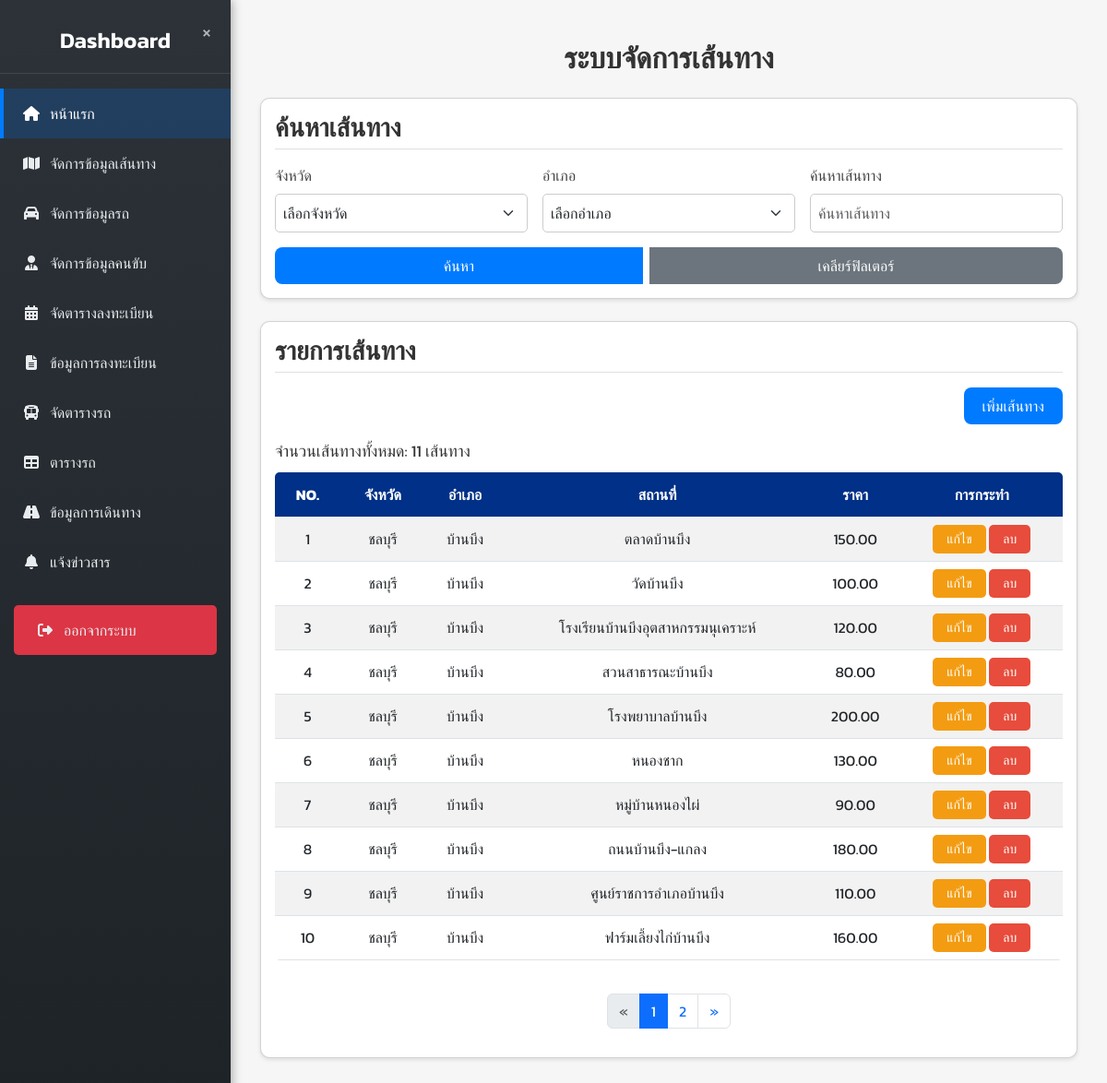
/admin/route.php, run on the app's committed database.
### tables this page shows
CREATE TABLE `routes` (
  `route_ID` int(11) NOT NULL,
  `province` varchar(100) NOT NULL,
  `amphur` varchar(100) NOT NULL,
  `location` varchar(255) NOT NULL,
  `price` decimal(10,2) NOT NULL,
  `route_image` varchar(255) DEFAULT NULL
);

CREATE TABLE `province` (
  `PROVINCE_ID` int(5) NOT NULL,
  `PROVINCE_NAME` varchar(150) NOT NULL
);

CREATE TABLE `amphur` (
  `AMPHUR_ID` int(5) NOT NULL,
  `AMPHUR_NAME` varchar(150) NOT NULL,
  `PROVINCE_ID` int(5) NOT NULL DEFAULT 0
);

### admin/route.php (the view, shortened to what this page needs)
<?php
include 'config/condb.php';
$searchQuery = "";
$params = [];
$limit = 10;
$page = isset($_GET['page']) ? (int)$_GET['page'] : 1;
$offset = ($page - 1) * $limit;
try {
    $countStmt = $conn->prepare("SELECT COUNT(*) FROM routes r
                                LEFT JOIN province p ON r.province = p.PROVINCE_ID
                                LEFT JOIN amphur a ON r.amphur = a.AMPHUR_ID
                                $searchQuery");
    $countStmt->execute($params);
    $totalRows = $countStmt->fetchColumn();
    $totalPages = ceil($totalRows / $limit);
} catch (PDOException $e) {
    echo "<script>
        document.addEventListener('DOMContentLoaded', function() {
            Swal.fire({
                icon: 'error',
                title: 'เกิดข้อผิดพลาด',
                text: 'เกิดข้อผิดพลาดในการนับข้อมูล: " . $e->getMessage() . "',
                confirmButtonText: 'ตกลง'
            });
        });
    </script>";
}
try {
    $stmt = $conn->prepare("SELECT r.*, p.PROVINCE_NAME, a.AMPHUR_NAME
                            FROM routes r
                            LEFT JOIN province p ON r.province = p.PROVINCE_ID
                            LEFT JOIN amphur a ON r.amphur = a.AMPHUR_ID
                            $searchQuery
                            LIMIT :limit OFFSET :offset");
    $stmt->bindValue(':limit', $limit, PDO::PARAM_INT);
    $stmt->bindValue(':offset', $offset, PDO::PARAM_INT);
    $stmt->execute();
    $routes = $stmt->fetchAll(PDO::FETCH_ASSOC);
} catch (PDOException $e) {
    echo "<script>
        document.addEventListener('DOMContentLoaded', function() {
            Swal.fire({
                icon: 'error',
                title: 'เกิดข้อผิดพลาด',
                text: 'เกิดข้อผิดพลาดในการดึงข้อมูล: " . $e->getMessage() . "',
                confirmButtonText: 'ตกลง'
            });
        });
    </script>";
}
?>
<!DOCTYPE html>
<html lang="th">
<head>
    <link href="https://cdn.jsdelivr.net/npm/bootstrap@5.3.0-alpha1/dist/css/bootstrap.min.css" rel="stylesheet">
    <link rel="stylesheet" href="style.css">
</head>
<body class="body_route">
    <?php include 'sidebar.php'; ?>
    <div class="content" id="content">
        <div class="container mt-4">
            <h2 class="text-center mb-4" style="color: #333; font-weight: 600;">ระบบจัดการเส้นทาง</h2>
            <div class="card mb-4">
                <h3 class="mb-3">ค้นหาเส้นทาง</h3>
                <form method="POST" action="" id="searchForm">
                    <div class="row g-3">
                        <div class="col-md-4">
                            <label for="province_filter" class="form-label">จังหวัด</label>
                            <select name="province_filter" id="province_filter" class="form-select" onchange="fetchAmphurs(this.value, 'filter')">
                                <option value="">เลือกจังหวัด</option>
                            </select>
                        </div>
                        <div class="col-md-4">
                            <label for="amphur_filter" class="form-label">อำเภอ</label>
                            <select name="amphur_filter" id="amphur_filter" class="form-select">
                                <option value="">เลือกอำเภอ</option>
                            </select>
                        </div>
                        <div class="col-md-4">
                            <label for="search" class="form-label">ค้นหาเส้นทาง</label>
                            <input type="text" name="search" id="search" class="form-control" placeholder="ค้นหาเส้นทาง" value="<?php echo isset($search) ? $search : ''; ?>">
                        </div>
                    </div>
                    <div class="btn-group d-flex justify-content-start mt-3">
                        <button type="submit" class="btn btn-primary me-2">ค้นหา</button>
                        <button type="button" class="btn btn-secondary" onclick="clearFilters()">เคลียร์ฟิลเตอร์</button>
                    </div>
                </form>
            </div>
            <div class="card mb-4">
                <h3 class="mb-3">รายการเส้นทาง</h3>
                <div class="text-end mb-3">
                    <button type="button" class="btn btn-primary" data-bs-toggle="modal" data-bs-target="#addRouteModal">
                        เพิ่มเส้นทาง
                    </button>
                </div>
                <div class="total-count">จำนวนเส้นทางทั้งหมด: <?php echo $totalRows; ?> เส้นทาง</div>
                <div class="table-responsive">
                    <table class="table table-striped">
                        <thead>
                            <tr>
                                <th>NO.</th>
                                <th>จังหวัด</th>
                                <th>อำเภอ</th>
                                <th>สถานที่</th>
                                <th>ราคา</th>
                                <th>การกระทำ</th>
                            </tr>
                        </thead>
                        <tbody>
                            <?php
                            $index = ($page - 1) * $limit + 1;
                            foreach ($routes as $route) { ?>
                                <tr>
                                    <td><?php echo $index++; ?></td>
                                    <td><?php echo $route['PROVINCE_NAME']; ?></td>
                                    <td><?php echo $route['AMPHUR_NAME']; ?></td>
                                    <td><?php echo $route['location']; ?></td>
                                    <td><?php echo number_format($route['price'], 2); ?></td>
                                    <td>
                                        <button type="button" class="btn btn-warning btn-sm" data-bs-toggle="modal" data-bs-target="#editRouteModal"
                                                data-route_id="<?php echo $route['route_ID']; ?>"
                                                data-province="<?php echo $route['province']; ?>"
                                                data-amphur="<?php echo $route['amphur']; ?>"
                                                data-location="<?php echo $route['location']; ?>"
                                                data-price="<?php echo $route['price']; ?>">แก้ไข</button>
                                        <button type="button" class="btn btn-danger btn-sm delete-btn"
                                                data-delete-id="<?php echo $route['route_ID']; ?>">ลบ</button>
                                    </td>
                                </tr>
                            <?php } ?>
                        </tbody>
                    </table>
                </div>
                <?php if ($totalPages > 1) { ?>
                    <nav aria-label="Page navigation">
                        <ul class="pagination">
                            <li class="page-item <?php echo $page <= 1 ? 'disabled' : ''; ?>">
                                <a class="page-link" href="?page=<?php echo $page - 1; ?>" aria-label="Previous">
                                    <span aria-hidden="true">&laquo;</span>
                                </a>
                            </li>
                            <?php for ($i = 1; $i <= $totalPages; $i++) { ?>
                                <li class="page-item <?php echo $page == $i ? 'active' : ''; ?>">
                                    <a class="page-link" href="?page=<?php echo $i; ?>"><?php echo $i; ?></a>
                                </li>
                            <?php } ?>
                            <li class="page-item <?php echo $page >= $totalPages ? 'disabled' : ''; ?>">
                                <a class="page-link" href="?page=<?php echo $page + 1; ?>" aria-label="Next">
                                    <span aria-hidden="true">&raquo;</span>
                                </a>
                            </li>
                        </ul>
                    </nav>
                <?php } ?>
            </div>
        </div>
    </div>
</body>
</html>

### admin/style.css (style rules this page uses)
body { display: flex; height: 100vh; margin: 0; overflow: hidden; font-family: 'Segoe UI', Tahoma, Geneva, Verdana, sans-serif; }
.content { margin-left: 250px; padding: 20px; width: 100%; height: 100%; overflow-y: auto; transition: margin-left 0.3s ease; }

### admin/route.php (style rules this page uses)
body { font-family: 'Kanit', sans-serif; background: #f5f6f5; min-height: 100vh; }
.content { margin-left: 250px; padding: 20px; transition: margin-left 0.3s ease; }
.card { border-radius: 10px; box-shadow: 0 2px 4px rgba(0, 0, 0, 0.1); background: #fff; padding: 15px; margin-bottom: 20px; }
.card h3 { color: #333; font-weight: 600; border-bottom: 1px solid #e0e0e0; padding-bottom: 5px; margin-bottom: 15px; }
.form-label { font-weight: 500; color: #444; }
.form-select, .form-control { border-radius: 5px; border: 1px solid #ccc; padding: 8px; }
.btn-primary { background: #007bff; border: none; border-radius: 8px; padding: 8px 20px; transition: background 0.3s ease; }
.btn-secondary { background: #6c757d; border: none; border-radius: 8px; padding: 8px 20px; transition: background 0.3s ease; }
.btn-warning { background: #f39c12; border: none; border-radius: 5px; padding: 5px 15px; color: #fff; }
.btn-danger { background: #e74c3c; border: none; border-radius: 5px; padding: 5px 15px; color: #fff; }
.table { border-radius: 5px; overflow: hidden; background: #fff; }
.table thead th { background: #003087; color: #fff; text-align: center; padding: 12px; }
.table td { vertical-align: middle; text-align: center; }
.pagination { justify-content: center; margin-top: 20px; }
.total-count { font-size: 1.1rem; color: #333; margin-bottom: 10px; }

### data on the page
routes: province.PROVINCE_NAME "ชลบุรี", amphur.AMPHUR_NAME "บ้านบึง", location "ตลาดบ้านบึง", price "150.00"
routes: province.PROVINCE_NAME "ชลบุรี", amphur.AMPHUR_NAME "บ้านบึง", location "วัดบ้านบึง", price "100.00"
routes: province.PROVINCE_NAME "ชลบุรี", amphur.AMPHUR_NAME "บ้านบึง", location "โรงเรียนบ้านบึงอุตสาหกรรมนุเคราะห์", price "120.00"
routes: province.PROVINCE_NAME "ชลบุรี", amphur.AMPHUR_NAME "บ้านบึง", location "สวนสาธารณะบ้านบึง", price "80.00"
routes: province.PROVINCE_NAME "ชลบุรี", amphur.AMPHUR_NAME "บ้านบึง", location "โรงพยาบาลบ้านบึง", price "200.00"
routes: province.PROVINCE_NAME "ชลบุรี", amphur.AMPHUR_NAME "บ้านบึง", location "หนองชาก", price "130.00"
routes: province.PROVINCE_NAME "ชลบุรี", amphur.AMPHUR_NAME "บ้านบึง", location "หมู่บ้านหนองไผ่", price "90.00"
routes: province.PROVINCE_NAME "ชลบุรี", amphur.AMPHUR_NAME "บ้านบึง", location "ถนนบ้านบึง-แกลง", price "180.00"
routes: province.PROVINCE_NAME "ชลบุรี", amphur.AMPHUR_NAME "บ้านบึง", location "ศูนย์ราชการอำเภอบ้านบึง", price "110.00"
routes: province.PROVINCE_NAME "ชลบุรี", amphur.AMPHUR_NAME "บ้านบึง", location "ฟาร์มเลี้ยงไก่บ้านบึง", price "160.00"

### other printed values
$totalRows "11"
